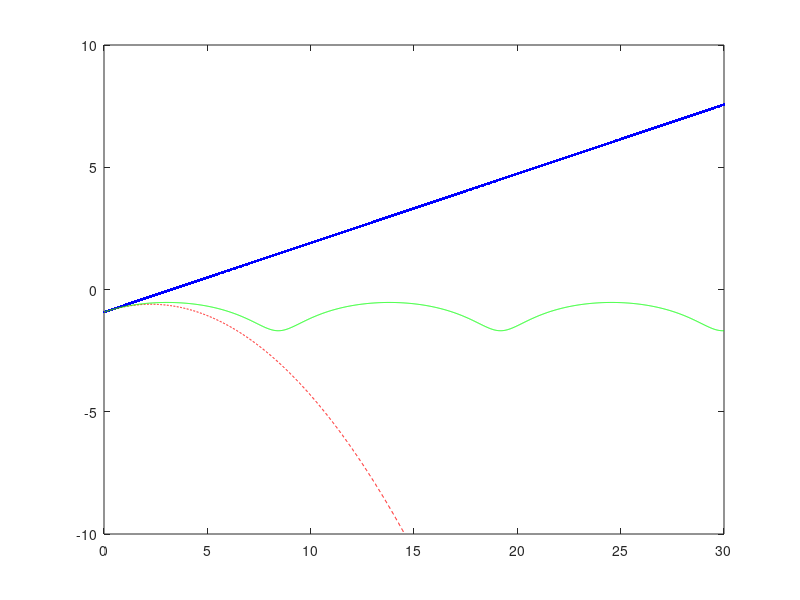

This chart was generated by the following MATLAB code:
close all
clear all
clc

% Initial Conditions
B = 1/3;
gamma = .1;

% Parameters for Q1
alpha11 = 0.1 * pi;
alpha12 = 0.554 * pi;
alpha13 = 0.23 * pi;
alpha1p = 0.43 * pi;
K1 = 0.1;

% Parameters for Q2
alpha21 = 0 * pi;
alpha22 = 0.84 * pi;
alpha23 = 0.1 * pi;
alpha2p = 0.45 * pi;
K2 = 0.1;

dt = .01;
In = [0:dt:30];

w1 = B * In * sin(2*(alpha11 - alpha1p));
Q1 = (1/2)*(exp(-1i*K1)*(cos(2*alpha12 - 2*alpha13 - alpha1p) + 1i*cos(2*alpha13 - alpha1p)) * (1i*cos(2*alpha11 - alpha1p - w1) - cos(alpha1p - w1)) + exp(1i*K1)*(sin(2*alpha12 - 2*alpha13 - alpha1p) - 1i*sin(2*alpha13 - alpha1p)) * (sin(alpha1p - w1) - 1i*sin(2*alpha11 - alpha1p - w1)));

w2 = B * In * sin(2*(alpha21 - alpha2p));
%Q2 = (1/2)*(exp(-1i*K2)*(cos(2*alpha22 - 2*alpha23 - alpha2p) + 1i*cos(2*alpha23 - alpha2p)) * (1i*cos(2*alpha21 - alpha2p - w2) - cos(alpha2p - w2)) + exp(1i*K2)*(sin(2*alpha22 - 2*alpha23 - alpha2p) - 1i*sin(2*alpha23 - alpha2p)) * (sin(alpha2p - w2) - 1i*sin(2*alpha21 - alpha2p - w2)));
Q2 = ones(size(In));

Q = Q1.*Q2;

Qp = diff(Q)/dt;
Qpp = diff(Qp)/dt;

delta = gamma - log(abs(Q(1,1)));
betta = real(Qp(1,1)/Q(1,1));
mu = real((Q(1,1)*Qpp(1,1) - Qp(1,1)^2)/Q(1,1)^2)/2;

Tc = -1*delta + betta * In;
Tcq = -1*delta + betta * In + mu * In.^2;
Ts = -1 *gamma + real(log(Q));


plot(In, Tc, 'b.', In, Tcq, 'r--', In, Ts, 'g-')
axis([0 30 -10 10])